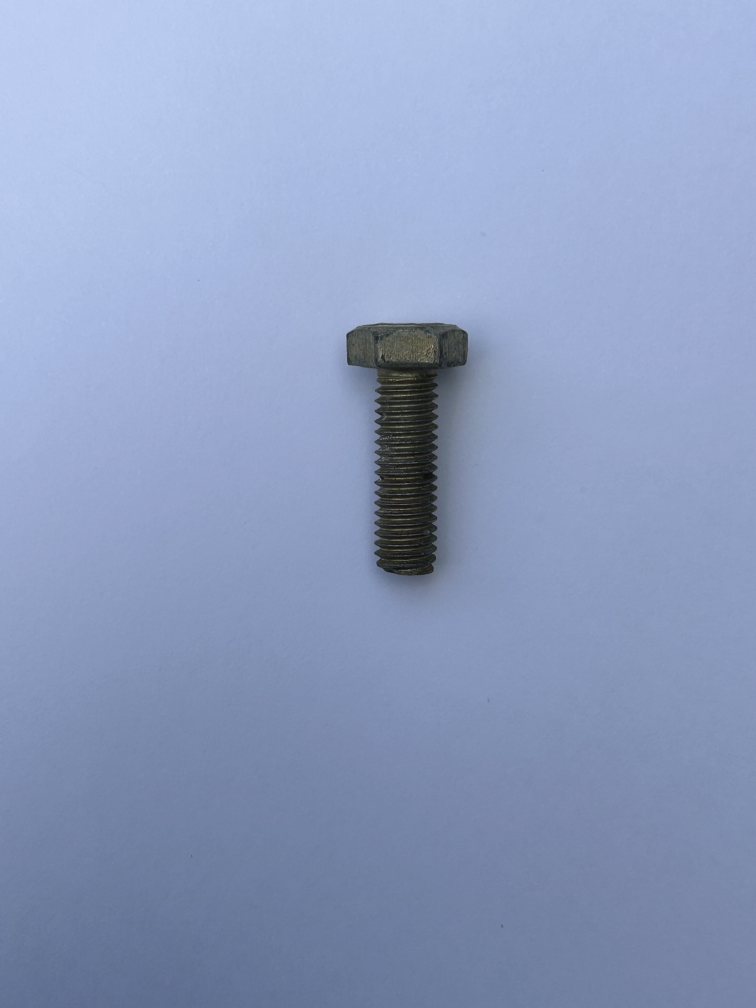
#> input picture dataset_mix/IMG_5926.jpg, 3024 x 4032 px (shown at 1/4 size); its folder holds only this picture in this run
$ python viz_masks.py
#> lines starting #> are read from the running program, lines starting #| are printed output that depends on the picture; after the words box and inside, x2 and y2 are one past the last pixel; in counts of white or black regions, pixels touching at a corner belong together
#!/usr/bin/env python3
# -*- coding: utf-8 -*-

import argparse, sys
from pathlib import Path
import cv2
import numpy as np

EXTS = (".jpg",".jpeg",".png",".bmp",".tif",".tiff",".webp")

def imread(path):
    img = cv2.imread(str(path))
    if img is None:
        raise ValueError(f"No se pudo leer {path}")
    return img

def to_panel(imgs, cols=2):
    # arma un collage simple (mismo tamaño)
    h, w = imgs[0].shape[:2]
    rows = int(np.ceil(len(imgs)/cols))
    canvas = np.ones((rows*h, cols*w, 3), dtype=np.uint8)*255
    for i,im in enumerate(imgs):
        r, c = i//cols, i%cols
        if im.ndim==2: im = cv2.cvtColor(im, cv2.COLOR_GRAY2BGR)
        canvas[r*h:(r+1)*h, c*w:(c+1)*w] = im
    return canvas

def make_mask(img_bgr, method="hsv_adapt", blur_ks=5, morph_open=1, morph_close=1):
    """
    method:
      - 'hsv_adapt' : adaptiveThreshold sobre canal V ecualizado (robusto)
      - 'gray_otsu' : Otsu sobre gris (suave)
      - 'gray_adapt': adaptiveThreshold sobre gris (como tu pipeline clásico)
    """
    if blur_ks < 1: blur_ks = 1
    if method == "hsv_adapt":
        hsv = cv2.cvtColor(img_bgr, cv2.COLOR_BGR2HSV)
        V   = hsv[...,2]
        V   = cv2.equalizeHist(V)
        Vb  = cv2.GaussianBlur(V, (blur_ks|1, blur_ks|1), 0)
        bw  = cv2.adaptiveThreshold(Vb, 255, cv2.ADAPTIVE_THRESH_GAUSSIAN_C,
                                    cv2.THRESH_BINARY_INV, 31, 5)
    elif method == "gray_otsu":
        g   = cv2.cvtColor(img_bgr, cv2.COLOR_BGR2GRAY)
        g   = cv2.equalizeHist(g)
        g   = cv2.GaussianBlur(g, (blur_ks|1, blur_ks|1), 0)
        _, bw = cv2.threshold(g, 0, 255, cv2.THRESH_BINARY_INV + cv2.THRESH_OTSU)
    elif method == "gray_adapt":
        g   = cv2.cvtColor(img_bgr, cv2.COLOR_BGR2GRAY)
        g   = cv2.equalizeHist(g)
        g   = cv2.GaussianBlur(g, (blur_ks|1, blur_ks|1), 0)
        bw  = cv2.adaptiveThreshold(g, 255, cv2.ADAPTIVE_THRESH_GAUSSIAN_C,
                                    cv2.THRESH_BINARY_INV, 31, 5)
    else:
        raise ValueError(f"Método desconocido: {method}")

    # morfología (limpieza)
    if morph_open > 0:
        bw = cv2.morphologyEx(bw, cv2.MORPH_OPEN, np.ones((3,3), np.uint8), iterations=morph_open)
    if morph_close > 0:
        bw = cv2.morphologyEx(bw, cv2.MORPH_CLOSE, np.ones((5,5), np.uint8), iterations=morph_close)
    return bw

def overlay_contour(img_bgr, mask_bw, color=(0,255,0)):
    out = img_bgr.copy()
    cnts,_ = cv2.findContours(mask_bw, cv2.RETR_EXTERNAL, cv2.CHAIN_APPROX_SIMPLE)
    cv2.drawContours(out, cnts, -1, color, 2)
    return out

def main():
    ap = argparse.ArgumentParser(description="Visualizar máscaras de dataset (debug).")
    ap.add_argument("--in_dir",  default="dataset_mix", help="Carpeta con imágenes mezcladas")
    ap.add_argument("--out_dir", default="masks_debug", help="Salida para máscaras y paneles")
    ap.add_argument("--method",  default="hsv_adapt",
                    choices=["hsv_adapt","gray_otsu","gray_adapt"],
                    help="Estrategia de umbral")
    ap.add_argument("--resize",  type=int, default=512,
                    help="Lado a reescalar para el debug (0 = no redimensionar)")
    ap.add_argument("--open",    type=int, default=1, help="Iteraciones MORPH_OPEN (limpia ruido)")
    ap.add_argument("--close",   type=int, default=1, help="Iteraciones MORPH_CLOSE (cierra huecos)")
    ap.add_argument("--limit",   type=int, default=0, help="Procesar solo N primeras (0 = todas)")
    args = ap.parse_args()

    in_dir  = Path(args.in_dir)
    out_dir = Path(args.out_dir)
    out_masks   = out_dir/"masks"
    out_overlay = out_dir/"overlay"
    out_panels  = out_dir/"panels"

    for p in (out_dir, out_masks, out_overlay, out_panels):
        p.mkdir(parents=True, exist_ok=True)

    imgs = [p for p in in_dir.iterdir() if p.suffix.lower() in EXTS]
    if not imgs:
        print(f"[ERROR] No encontré imágenes en {in_dir}", file=sys.stderr); sys.exit(1)
    if args.limit > 0:
        imgs = imgs[:args.limit]

    print(f"[INFO] Imágenes: {len(imgs)}  | método: {args.method}")
    for i, path in enumerate(imgs, 1):
        try:
            img = imread(path)
#> in imread, img is the input picture: shape (4032, 3024, 3); mean B, G, R 192.1, 157.1, 141.5
            if args.resize and args.resize > 0:
                img = cv2.resize(img, (args.resize, args.resize))
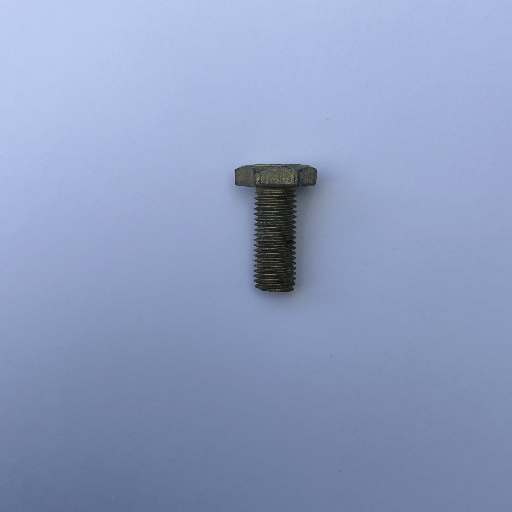
#> img: shape (512, 512, 3); mean B, G, R 192, 157, 141.4

            mask = make_mask(img, method=args.method,
                             morph_open=args.open, morph_close=args.close)
#> in make_mask, `hsv = cv2.cvtColor(img_bgr, cv2.COLOR_BGR2HSV)`: hsv: shape (512, 512, 3); mean H, S, V 109.6, 67.5, 192.1
#> in make_mask, `V   = hsv[...,2]`:
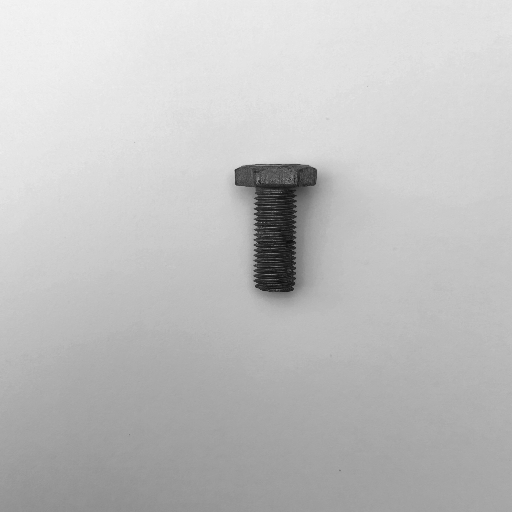
#> V: shape (512, 512); min 13, max 244, mean 192.1
#> in make_mask, `V   = cv2.equalizeHist(V)`:
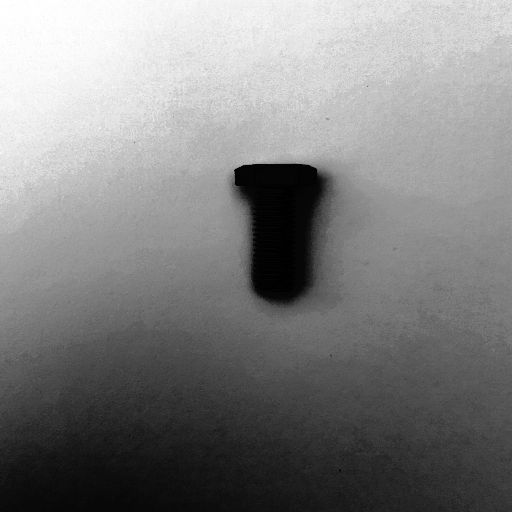
#> V: shape (512, 512); min 0, max 255, mean 128.9
#> in make_mask, `bw  = cv2.adaptiveThreshold(Vb, 255, cv2.ADAPTIVE_THRESH_GAUSSIAN_C, c..`:
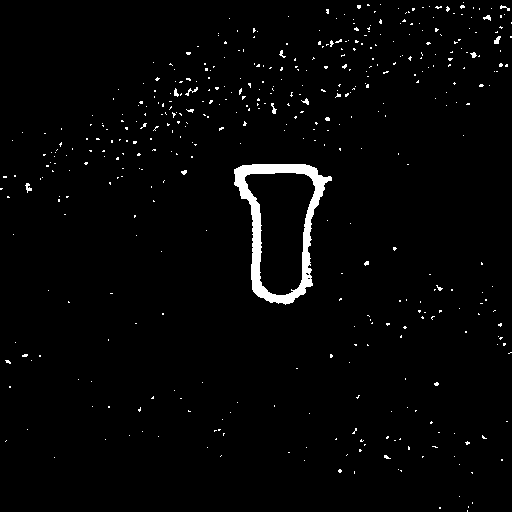
#> bw: shape (512, 512); 2.1% white; 448 white regions (436 under 20 px), largest, box (x1, y1, x2, y2) and area: (234, 164, 332, 305) 3346, (25, 183, 32, 193) 36, (494, 36, 501, 44) 35
#> in make_mask, `bw = cv2.morphologyEx(bw, cv2.MORPH_OPEN, np.ones((3,3), np.uint8), it..`:
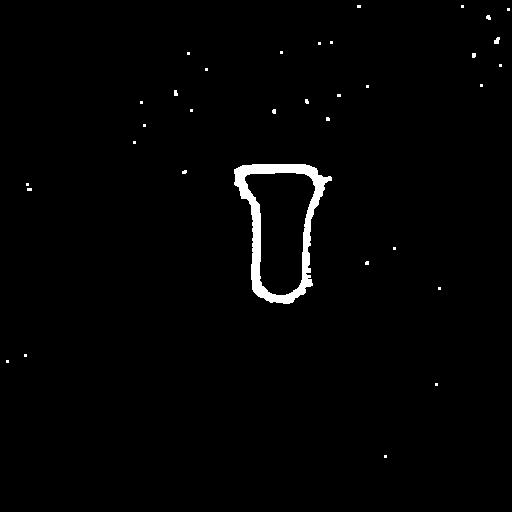
#> bw: shape (512, 512); 1.4% white; 34 white regions (30 under 20 px), largest, box (x1, y1, x2, y2) and area: (234, 164, 332, 304) 3313, (494, 37, 500, 44) 31, (174, 90, 178, 96) 21, (486, 15, 491, 20) 20
#> in make_mask, `bw = cv2.morphologyEx(bw, cv2.MORPH_CLOSE, np.ones((5,5), np.uint8), i..`: bw: shape (512, 512); 1.4% white; 33 white regions (28 under 20 px)
            ov   = overlay_contour(img, mask)
#> in overlay_contour, `cnts,_ = cv2.findContours(mask_bw, cv2.RETR_EXTERNAL, cv2.CHAIN_APPROX..`: cnts = 33 contours, 31 with area under 20; largest, box (x1, y1, x2, y2) and area: (234, 164, 332, 304) 8744, (494, 37, 500, 44) 20
#> in overlay_contour, `cv2.drawContours(out, cnts, -1, color, 2)`:
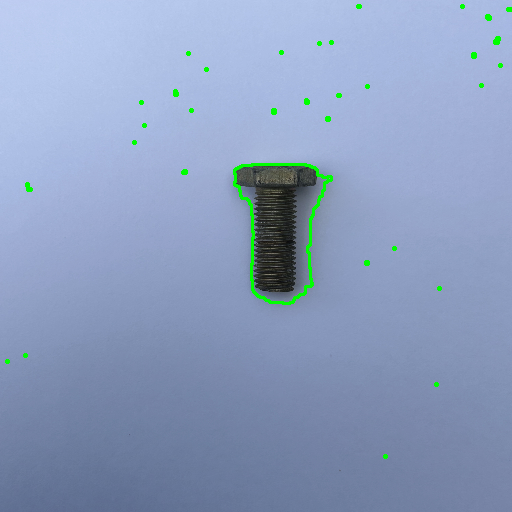
#> out: shape (512, 512, 3); 0.87% of pixels changed, all inside (x1, y1, x2, y2) = (5, 4, 512, 459)
            # panel 2x2: original, máscara, overlay, máscara invertida
            panel = to_panel([img, cv2.cvtColor(mask, cv2.COLOR_GRAY2BGR),
                              ov, cv2.cvtColor(255-mask, cv2.COLOR_GRAY2BGR)], cols=2)
#> in to_panel, `rows = int(np.ceil(len(imgs)/cols))`: rows = 2
#> the loop in to_panel, `for i,im in enumerate(imgs):` made 4 passes
#> (r, c) on passes 1 to 4: (0, 0), (0, 1), (1, 0), (1, 1)
#> after the loop in to_panel, `for i,im in enumerate(imgs):`:
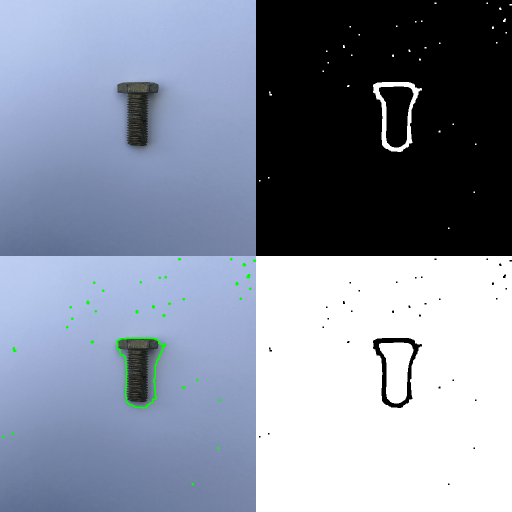
#> canvas: shape (1024, 1024, 3) (shown at 1/2 size); mean B, G, R 159.4, 142.5, 134.2

            stem = path.stem
            cv2.imwrite(str(out_masks / f"{stem}_mask.png"), mask)
            cv2.imwrite(str(out_overlay / f"{stem}_overlay.jpg"), ov)
            cv2.imwrite(str(out_panels / f"{stem}_panel.jpg"), panel)

            if i % 50 == 0 or i == len(imgs):
                print(f"[{i}/{len(imgs)}] {path.name}")
        except Exception as e:
            print(f"[WARN] {path.name}: {e}")

    print(f"[OK] Guardado en: {out_dir}\n  - masks/\n  - overlay/\n  - panels/")

if __name__ == "__main__":
    main()

$ run again, on dataset_mix/IMG_5930.jpg
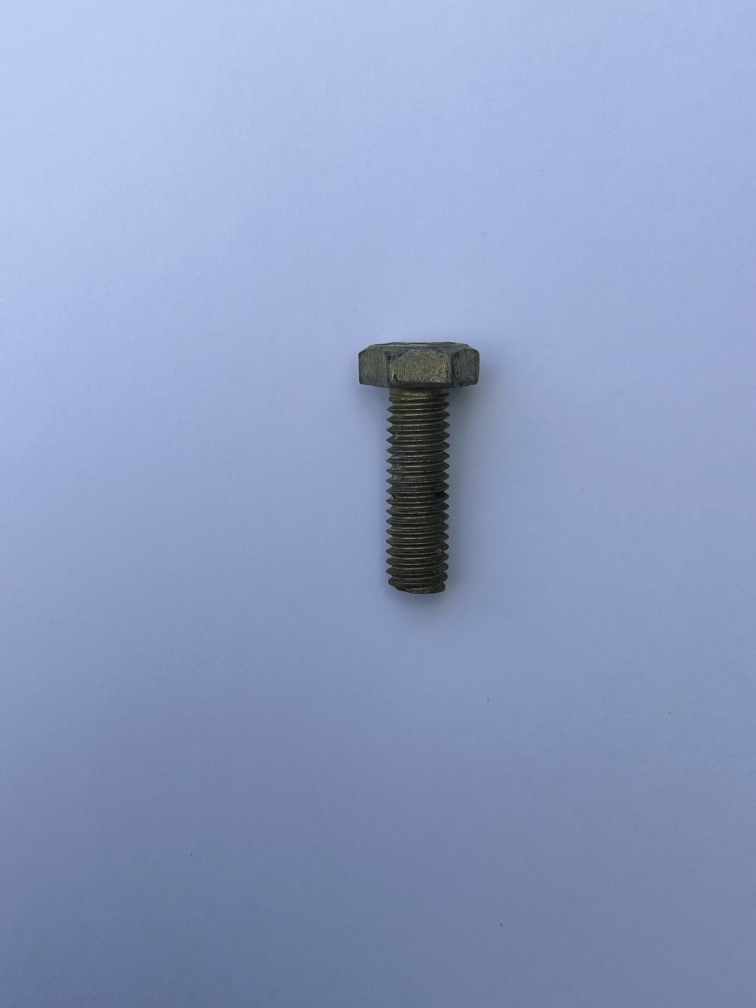
#> input picture dataset_mix/IMG_5930.jpg, 3024 x 4032 px (shown at 1/4 size)
#> in imread, img is the input picture: shape (4032, 3024, 3); mean B, G, R 194.1, 157.6, 142
#> img: shape (512, 512, 3)
#> hsv: shape (512, 512, 3); mean H, S, V 110, 68.8, 194.2
#> in make_mask, `bw = cv2.morphologyEx(bw, cv2.MORPH_OPEN, np.ones((3,3), np.uint8), it..`:
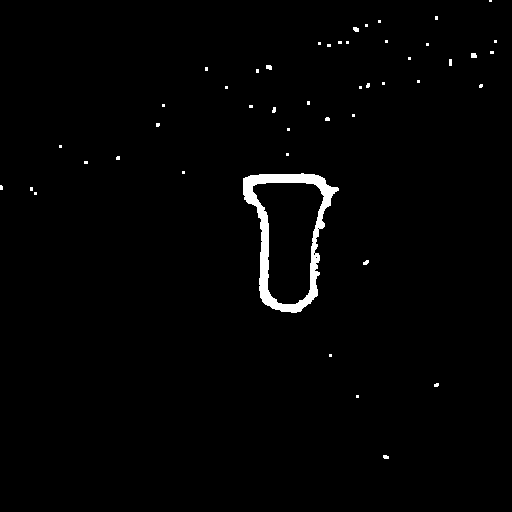
#> bw: shape (512, 512); 1.4% white; 47 white regions (39 under 20 px), largest, box (x1, y1, x2, y2) and area: (243, 173, 339, 313) 3125, (471, 53, 477, 58) 28, (266, 65, 272, 70) 26
#> cnts = 45 contours, 42 with area under 20; largest, box (x1, y1, x2, y2) and area: (243, 173, 339, 313) 8568, (359, 83, 370, 89) 20, (338, 41, 349, 44) 20
#> out: shape (512, 512, 3); mean B, G, R 192.2, 158.6, 140.5
#> rows = 2
#> the loop in to_panel, `for i,im in enumerate(imgs):` made 4 passes
#> (r, c) on passes 1 to 4: (0, 0), (0, 1), (1, 0), (1, 1)
#> after the loop in to_panel, `for i,im in enumerate(imgs):`:
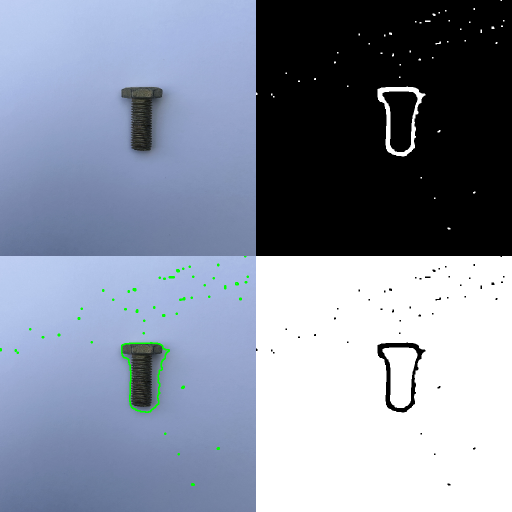
#> canvas: shape (1024, 1024, 3) (shown at 1/2 size); mean B, G, R 160.3, 142.8, 134.4
